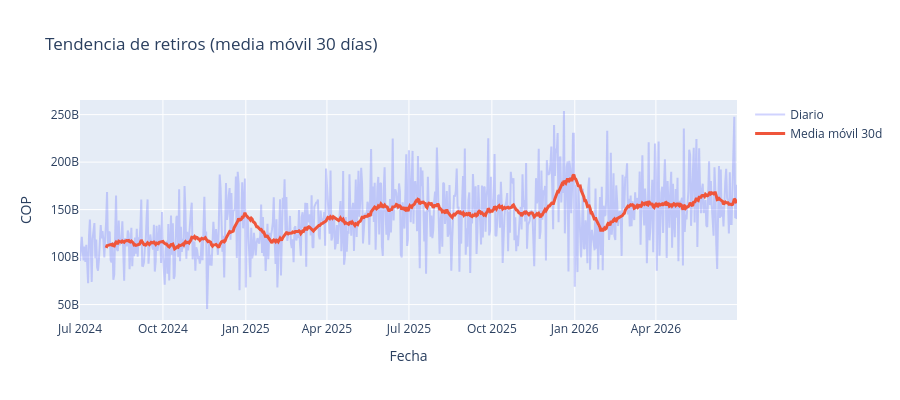

The cell this chart's notebook holds for it:
### Markdown cell above
### 3.4 Tendencia

**Pregunta:** ¿Los retiros crecen de manera sostenida?

### Code cell
# Rolling 30d para ver tendencia
df_sorted = df.sort_values('date')
df_sorted['rolling_30d'] = df_sorted['total_withdrawals_cop'].rolling(30).mean()

fig = go.Figure()
fig.add_trace(go.Scatter(x=df_sorted['date'], y=df_sorted['total_withdrawals_cop'], 
                         mode='lines', name='Diario', opacity=0.3))
fig.add_trace(go.Scatter(x=df_sorted['date'], y=df_sorted['rolling_30d'], 
                         mode='lines', name='Media móvil 30d', line=dict(width=3)))
fig.update_layout(title='Tendencia de retiros (media móvil 30 días)', height=400,
                  yaxis_title='COP', xaxis_title='Fecha')
fig.show()

first_quarter = df_sorted.head(90)['total_withdrawals_cop'].mean()
last_quarter = df_sorted.tail(90)['total_withdrawals_cop'].mean()
print(f"Primer trimestre: {first_quarter/1e9:.1f}B COP")
print(f"Último trimestre: {last_quarter/1e9:.1f}B COP")
print(f"Crecimiento: +{(last_quarter/first_quarter - 1)*100:.0f}%")

### Figure 1 — Plotly figure (JSON) as saved in the notebook; plotly's stock layout.template omitted (floating-point values rounded to 4 significant figures; data arrays with more than 128 entries replaced by an {"elided": "..."} marker saying what was removed)
{"data": [{"mode": "lines", "name": "Diario", "opacity": 0.3, "type": "scatter", "x": {"elided": "730 str values"}, "y": {"elided": "730 int values"}}, {"line": {"width": 3}, "mode": "lines", "name": "Media móvil 30d", "type": "scatter", "x": {"elided": "730 str values"}, "y": {"elided": "730 float values"}}], "layout": {"height": 400, "title": {"text": "Tendencia de retiros (media móvil 30 días)"}, "xaxis": {"title": {"text": "Fecha"}}, "yaxis": {"title": {"text": "COP"}}}}
